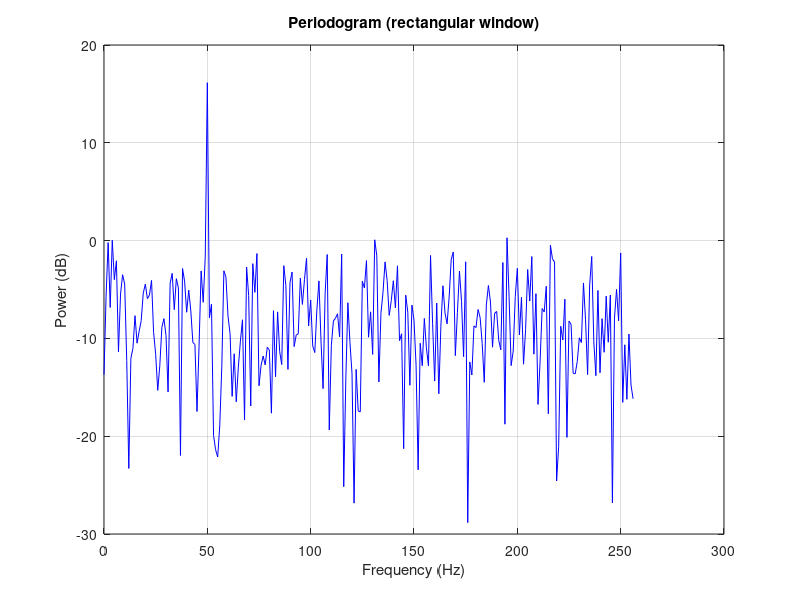
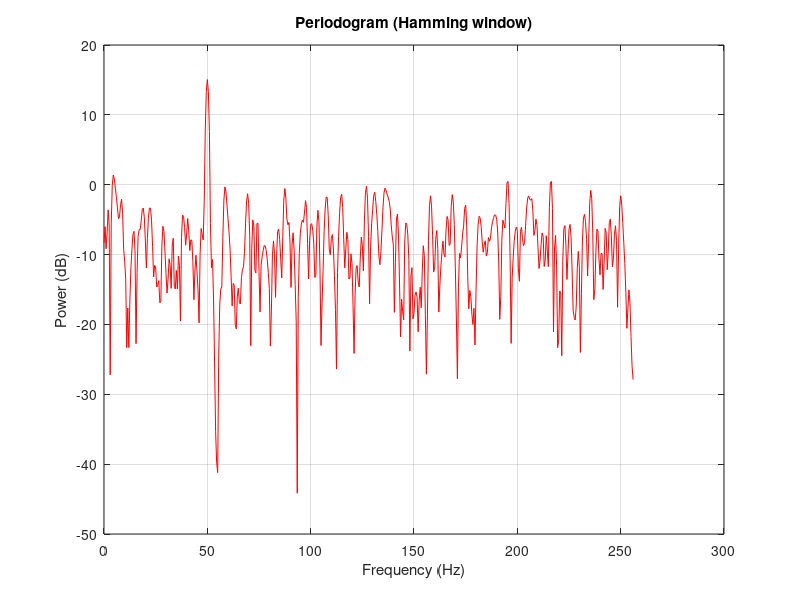

The MATLAB source for these figures, in order:
% Periodogram — Basic spectral estimate
% Compare raw periodogram with a Hamming-windowed version.
clear
close all

Fs = 512;
t = 0:1/Fs:1-1/Fs;
N = length(t);

% 50 Hz tone in noise
x = sin(2*pi*50*t) + 0.8*randn(1, N);

% Raw periodogram (rectangular window)
[Pxx1, F1] = periodogram(x);

% Windowed periodogram
w = hamming(N);
[Pxx2, F2] = periodogram(x, w, 1024);

figure(1)
plot(F1/pi*(Fs/2), 10*log10(Pxx1 + 1e-12), 'b-')
title('Periodogram (rectangular window)')
xlabel('Frequency (Hz)')
ylabel('Power (dB)')
grid on

figure(2)
plot(F2/pi*(Fs/2), 10*log10(Pxx2 + 1e-12), 'r-')
title('Periodogram (Hamming window)')
xlabel('Frequency (Hz)')
ylabel('Power (dB)')
grid on
